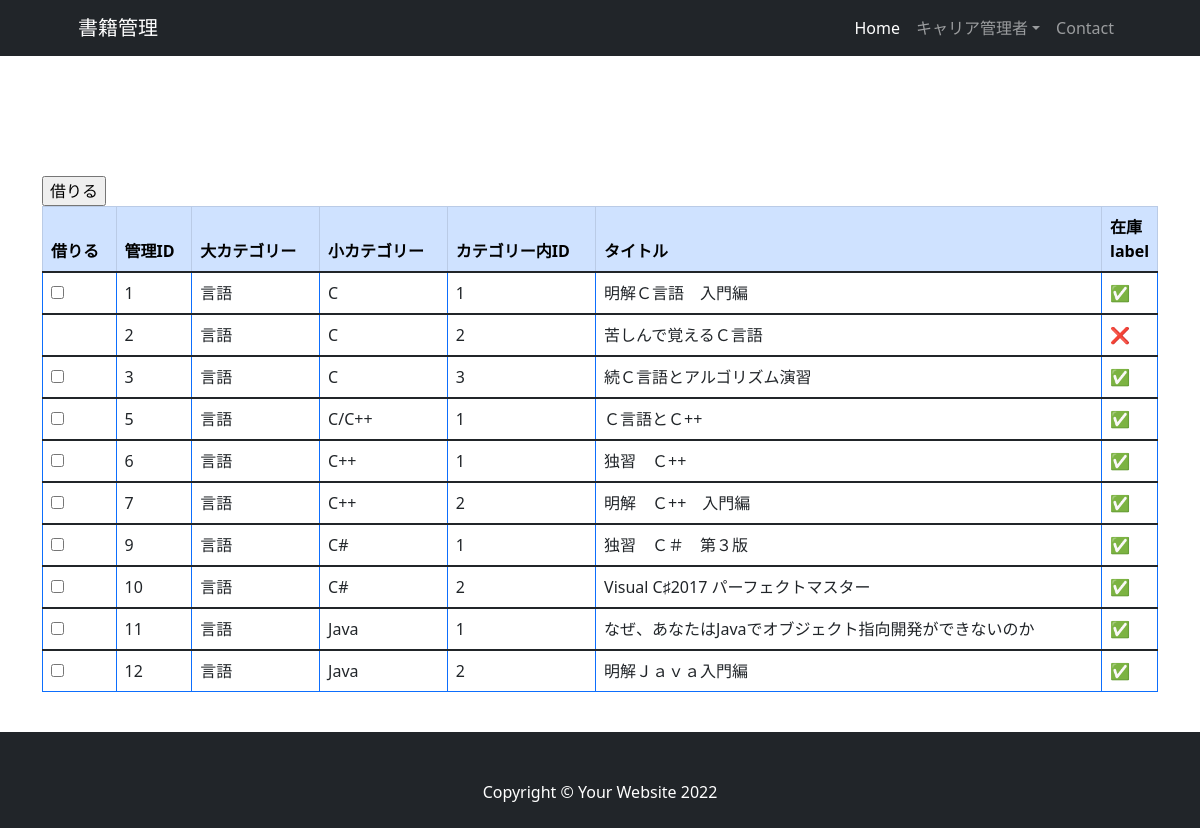
The app's page /list_borrowing/ (signed in), older data.
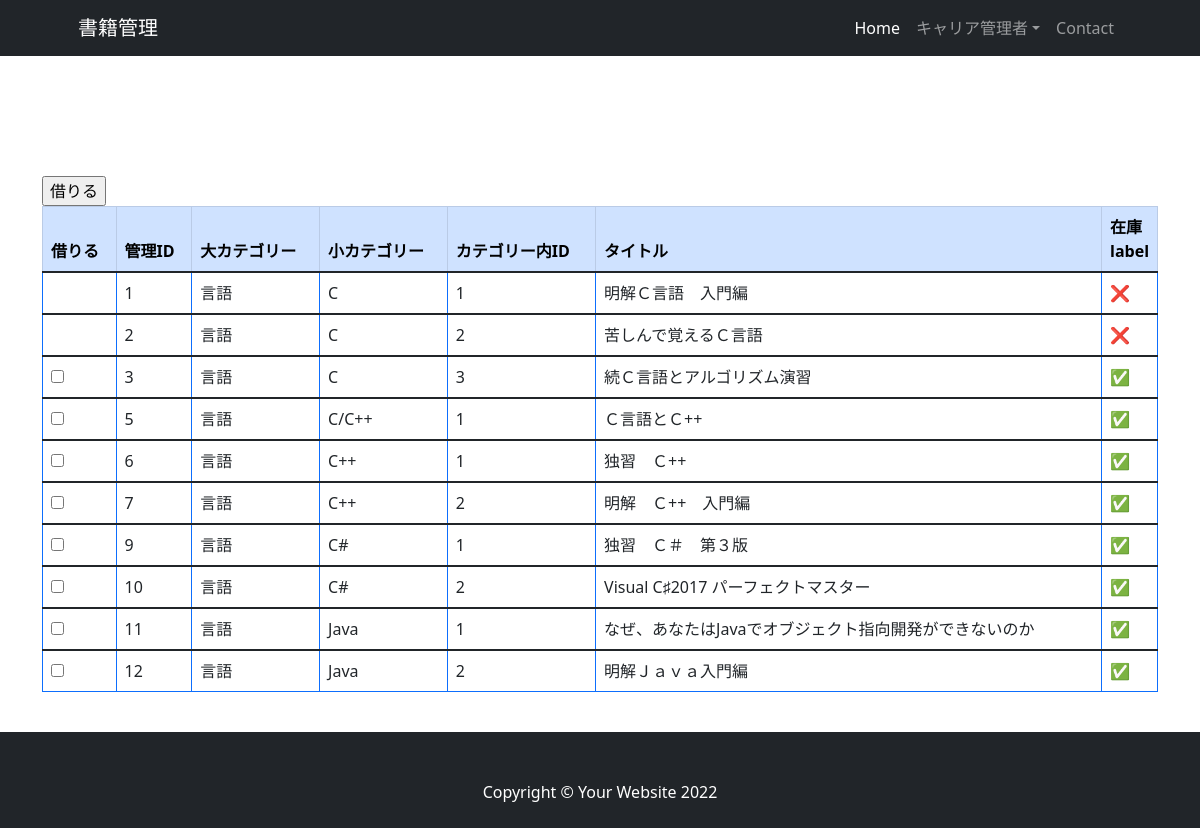
The same page, newer data.
### book_rental_app/models.py (models this page shows, shortened)
class Books(models.Model):
    manage_id = models.IntegerField(verbose_name='書籍管理用ID', blank=True, null=True)
    id_in_category = models.IntegerField(verbose_name='カテゴリーにおけるID', blank=True, null=True)
    title = models.CharField(max_length=255, verbose_name='Book Title')
    category = models.ForeignKey(SmallCategory, on_delete=models.SET_NULL, blank=True, null=True, verbose_name='Small Categroy name')
    borrower_user = models.ForeignKey(User, on_delete=models.SET_NULL, blank=True, null=True, related_name='borrowing_books', verbose_name='本を借りた人')
    lender_user = models.ForeignKey(User, on_delete=models.SET_NULL, blank=True, null=True, related_name='lending_books', verbose_name='貸出許可を出した人')
    is_rental = models.BooleanField(default=False, help_text='借りられたらTrue', verbose_name='貸出中ラベル')
    created_at = models.DateTimeField(auto_now_add=True, verbose_name='書籍追加された日時')
    def __str__(self):
        return self.title
    class Meta:
        db_table = 'Books'
        verbose_name = '書籍情報'
        verbose_name_plural = '書籍情報'

class SmallCategory(models.Model):
    large_category = models.ForeignKey(LargeCategory, on_delete=models.SET_NULL, blank=True, null=True, verbose_name='Large Categroy name')
    name = models.CharField(max_length=25, verbose_name='Small Categroy name')
    class Meta:
        db_table = 'Small_Category'
        verbose_name = '小カテゴリー'
        verbose_name_plural = '小カテゴリー'

class LargeCategory(models.Model):
    name = models.CharField(max_length=25, verbose_name='Large Categroy name')
    def __str__(self):
        return self.name
    class Meta:
        db_table = 'Large_Category'
        verbose_name = '大カテゴリー'
        verbose_name_plural = '大カテゴリー'

### book_rental_app/views/borrower_views.py (the view)
# urls.py: path('list_borrowing/', views.list_borrowing, name='list_borrowing'),
def list_borrowing(request):
    books = Books.objects.all().order_by('manage_id')
    user = request.user
    print()
    print('borrowing_books:', end='')
    print(user.borrowing_books.all())
    print('len(borrowing_books):', end='')
    print(len(user.borrowing_books.all()))
    total_borrowing = len(user.borrowing_books.all())
    context = {
        'books': books,
        'total_borrowing': total_borrowing,
    }
    return render(request, 'borrower/list_borrowing.html', context)

### book_rental_app/templates/borrower/list_borrowing.html (shortened to what this page needs)
{% extends 'borrower/base.html' %}
{% block content %}
        <section class="pt-4">
          <div class="container">
            <form method="post" action="{% url 'book_rental_app:permission_borrowing' %}">
                <input type="submit" name="button" value="借りる">
                <table class="table table-bordered border-primary table-hover">
                  <thead class="table-primary">
                    <tr>
                      <th scope="col">借りる</th>
                      <th scope="col">管理ID</th>
                      <th scope="col">大カテゴリー</th>
                      <th scope="col">小カテゴリー</th>
                      <th scope="col">カテゴリー内ID</th>
                      <th scope="col">タイトル</th>
                      <th scope="col" width="3%">在庫label</th>
                    </tr>
                  </thead>
                  {% for book in books %}
                  <tbody>
                    <tr id="{{ book.id }}">
                        {% if not book.is_rental %}
                        <td><input type="checkbox" name="borrowing_books" value="{{ book.id }}"></td>
                        {% else %}
                        <td></td>
                        {% endif %}
                        <td>{{ book.manage_id }}</td>
                        <td>{{ book.category.large_category }}</td>
                        <td>{{ book.category.name }}</td>
                        <td>{{ book.id_in_category }}</td>
                        <td>{{ book.title }}</td>
                        {% if book.is_rental %}
                        <td>&#10060;</td>
                        {% else %}
                        <td>✅</td>
                        {% endif %}
                    </tr>
                  </tbody>
                  {% endfor %}
                </table>
            </form>
          </div>
        </section>
{% endblock %}

Row changes from the older to the newer data that the page shows:
changed Books "明解Ｃ言語 入門編": borrowing_books "☐" → (not shown); is_rental "✅" → "❌"
